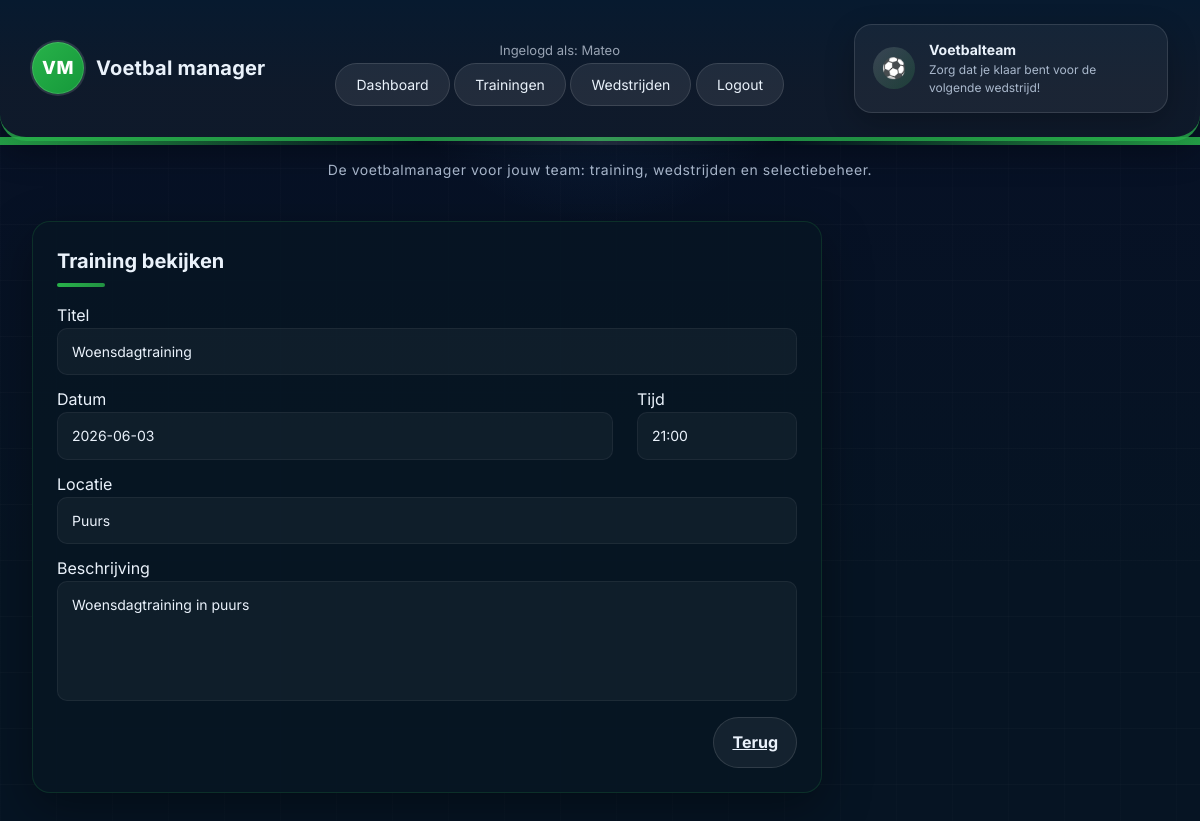
The page /training/5 (signed in) on the database its author committed.
### tables this page shows
CREATE TABLE trainingen (
                id INTEGER PRIMARY KEY AUTOINCREMENT,
                titel TEXT NOT NULL,
                datum TEXT,
                tijd TEXT,
                locatie TEXT,
                beschrijving TEXT
            );

### training.py (the view, shortened to what this page needs)
@training_bp.route("/training/<int:training_id>", methods=["GET", "POST"], endpoint="training_detail")
@login_required
def training_detail(training_id):
    training = query_db(
        "SELECT * FROM trainingen WHERE id=?", (training_id,), one=True
    )
    if not training:
        return redirect(url_for("training.training_list"))
    return render_template(
        "training/training_detail.html",
        training=training,
    )

### auth.py (called while the page is built)
def login_required(f):
    @wraps(f)
    def wrapper(*args, **kwargs):
        if "user" not in session:
            return redirect(url_for("auth.login"))
        return f(*args, **kwargs)
    return wrapper

### db.py (called while the page is built)
def get_db():
    conn = sqlite3.connect("database.db", timeout=30, check_same_thread=False)
    conn.execute("PRAGMA journal_mode=WAL")
    conn.execute("PRAGMA busy_timeout=30000")
    conn.row_factory = sqlite3.Row
    return conn

def query_db(query, args=(), one=False, commit=False):
    retries = 6
    delay = 0.5
    while retries > 0:
        conn = get_db()
        try:
            cur = conn.cursor()
            cur.execute(query, args)
            if commit:
                conn.commit()
            rows = cur.fetchall()
            conn.close()
            if one:
                return rows[0] if rows else None
            return rows
        except sqlite3.OperationalError as exc:
            conn.close()
            if "database is locked" in str(exc).lower() and retries > 1:
                time.sleep(delay)
                retries -= 1
                delay *= 1.5
                continue
            raise

### templates/training/training_detail.html (shortened to what this page needs)
{% extends 'basis/base.html' %}
{% block content %}
<div class="panel card">
    <h2>
        {% if training %}
            {% if session.role == 'trainer' %}Training bewerken{% else %}Training bekijken{% endif %}
        {% else %}
            Nieuwe training
        {% endif %}
    </h2>
    {% if session.role == 'trainer' %}
        <form method="POST">
            <label class="form-label">Titel</label>
            <input class="form-control" type="text" name="titel" value="{{ training.titel if training }}" required>
            <div class="form-row" style="margin-top:12px">
                <div style="flex:1">
                    <label class="form-label">Datum</label>
                    <input class="form-control" type="date" name="datum" value="{{ training.datum if training }}" required>
                </div>
                <div style="width:160px">
                    <label class="form-label">Tijd</label>
                    <input class="form-control" type="time" name="tijd" value="{{ training.tijd if training }}" required>
                </div>
            </div>
            <div style="margin-top:12px">
                <label class="form-label">Locatie</label>
                <input class="form-control" type="text" name="locatie" value="{{ training.locatie if training }}">
            </div>
            <div style="margin-top:12px">
                <label class="form-label">Beschrijving</label>
                <textarea class="form-control" name="beschrijving" rows="4">{{ training.beschrijving if training }}</textarea>
            </div>
            <div style="margin-top:16px;display:flex;gap:8px;justify-content:flex-end">
                <a class="btn btn-ghost" href="{{ url_for('training.training_list') }}">Annuleren</a>
                <button class="btn btn-primary" type="submit">Opslaan</button>
            </div>
        </form>
    {% else %}
        <div style="margin-top:16px">
            <div style="margin-bottom:12px">
                <label class="form-label">Titel</label>
                <div class="form-control readonly">{{ training.titel }}</div>
            </div>
            <div class="form-row" style="margin-top:12px">
                <div style="flex:1; margin-right:12px">
                    <label class="form-label">Datum</label>
                    <div class="form-control readonly">{{ training.datum }}</div>
                </div>
                <div style="width:160px">
                    <label class="form-label">Tijd</label>
                    <div class="form-control readonly">{{ training.tijd }}</div>
                </div>
            </div>
            <div style="margin-top:12px">
                <label class="form-label">Locatie</label>
                <div class="form-control readonly">{{ training.locatie }}</div>
            </div>
            <div style="margin-top:12px">
                <label class="form-label">Beschrijving</label>
                <div class="form-control readonly" style="min-height:120px; white-space:pre-wrap;">{{ training.beschrijving }}</div>
            </div>
            <div style="margin-top:16px;display:flex;justify-content:flex-end">
                <a class="btn btn-ghost" href="{{ url_for('training.training_list') }}">Terug</a>
            </div>
        </div>
    {% endif %}
</div>
{% endblock %}

### style/style.css (style rules this page uses)
:root { --font-sans: 'Inter', system-ui, -apple-system, 'Segoe UI', Roboto, 'Helvetica Neue', Arial; --bg:#071026; --panel:#0d1928; --accent:#28b24a; --accent-2:#f2b705; --muted:#98a3b3; --text:#eaf2fb; --glass: rgba(255,255,255,0.04); --glass-2: rgba(255,255,255,0.02); --radius: 10px; --shadow: 0 6px 18px rgba(2,6,23,0.6); }
* { box-sizing:border-box }
html,body { height:100%; margin:0; padding:0; overflow-x:hidden; }
body { font-family:var(--font-sans); background: radial-gradient(circle at top, rgba(73, 167, 250, 0.15), transparent 22%), repeating-linear-gradient(180deg, rgba(255,255,255,0.02) 0, rgba(255,255,255,0.02) 1px, transparent 1px, transparent 56px), repeating-linear-gradient(90deg, rgba(255,255,255,0.01) 0, rgba(255,255,255,0.01) 1px, transparent 1px, transparent 56px), linear-gradient(180deg,var(--bg) 0%, #061423 70%); color:var(--text); -webkit-font-smoothing:antialiased; -moz-osx-font-smoothing:grayscale; line-height:1.55; display:flex; flex-direction:column; background-attachment:fixed; overflow-x:hidden; }
.layout .panel, .main-layout .panel { width:100%; }
.panel { background:linear-gradient(180deg, rgba(10, 40, 18, 0.90), rgba(7, 16, 34, 0.90)); border-radius:18px; padding:28px; border:1px solid rgba(40,178,74,0.16); box-shadow: 0 16px 48px rgba(0,0,0,0.35); min-height:0; overflow:visible; box-sizing:border-box; }
.card { background:rgba(7, 22, 35, 0.95);border-radius:18px;padding:24px;color:var(--text);border:1px solid rgba(40,178,74,0.18);min-height:0;overflow:hidden;box-sizing:border-box }
.card h2 { margin:0 0 16px 0;font-size:20px;font-weight:700;position:relative;padding-bottom:10px }
.card h2::after { content:'';position:absolute;left:0;bottom:0;width:48px;height:4px;border-radius:999px;background:linear-gradient(90deg, var(--accent), rgba(40,178,74,0.8)); }
.btn { display:inline-flex;align-items:center;justify-content:center;gap:8px;padding:12px 18px;border-radius:999px;border:0;cursor:pointer;font-weight:700;font-family:var(--font-sans);transition:all .18s ease }
.btn-ghost { background:rgba(255,255,255,0.06);border:1px solid rgba(255,255,255,0.12);color:var(--text) }
.form-row { display:flex;gap:12px;flex-wrap:wrap;align-items:flex-start }
.form-control { width:100%;min-width:0;padding:12px 14px;border-radius:10px;border:1px solid rgba(255,255,255,0.06);background:var(--glass);color:var(--text);font-size:14px }
h2 { font-size:20px;margin:0 0 10px 0 }

### rows shown on the page
trainingen: titel "Woensdagtraining", datum "2026-06-03", tijd "21:00", locatie "Puurs", beschrijving "Woensdagtraining in puurs"

### other values the page prints
{{ session.get('user') }} "Mateo"
